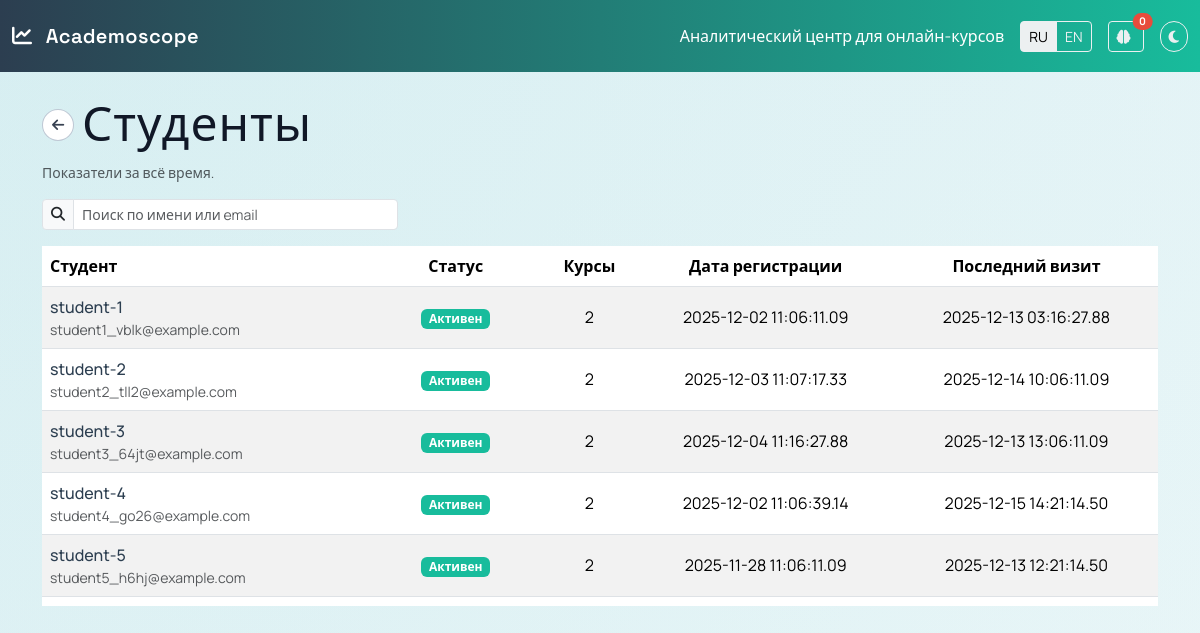
/students, run on the app's committed database.
### common/models.py (models this page shows)
class Student(Base):
    __tablename__ = "students"
    id = Column(Integer, primary_key=True, index=True)
    external_id = Column(String(255), unique=True, index=True, nullable=False)
    email = Column(String(255), nullable=True)
    events = relationship("Event", back_populates="student")

### services/dashboard/app.py (the view, shortened to what this page needs)
@app.route("/students")
def students_list():
    db = SessionLocal()
    period, start_at, period_label = _get_period()
    filters: list = []
    if start_at is not None:
        filters.append(Event.occurred_at >= start_at)
    rows = (
        db.query(
            Student.id,
            Student.external_id,
            Student.email,
            func.min(Event.occurred_at),
            func.max(Event.occurred_at),
            func.count(distinct(Event.course_id)),
        )
        .join(Event, Event.student_id == Student.id)
        .filter(*filters)
        .group_by(Student.id, Student.external_id, Student.email)
        .order_by(Student.id)
        .all()
    )
    students: list[dict] = []
    for (
        student_id,
        external_id,
        email,
        first_seen_at,
        last_seen_at,
        courses_count,
    ) in rows:
        status_label, status_code, status_badge_color = _get_student_status(last_seen_at)
        display_name = external_id
        students.append(
            {
                "id": student_id,
                "external_id": external_id,
                "email": email,
                "display_name": display_name,
                "status_label": status_label,
                "status_code": status_code,
                "status_badge_color": status_badge_color,
                "courses_count": courses_count or 0,
                "first_seen_at": _format_dt_short(first_seen_at),
                "last_seen_at": _format_dt_short(last_seen_at),
            }
        )
    return render_template(
        "students_list.html",
        students=students,
        period=period,
        period_label=period_label,
    )

### services/dashboard/app.py (called while the page is built)
def _get_student_status(last_seen_at: datetime | None) -> tuple[str, str, str]:
    status_label = "Нет данных"
    status_code = "no_data"
    status_badge_color = "secondary"
    if last_seen_at is not None:
        days_inactive = (datetime.utcnow() - last_seen_at).days
        if days_inactive <= 7:
            status_code = "active"
            status_label = "Активен"
            status_badge_color = "success"
        elif days_inactive <= 30:
            status_code = "inactive"
            status_label = "Неактивен"
            status_badge_color = "warning"
        else:
            status_code = "risk"
            status_label = "В группе риска"
            status_badge_color = "danger"
    return status_label, status_code, status_badge_color

def _format_dt_short(value: datetime | None) -> str | None:
    if value is None:
        return None
    text = value.strftime("%Y-%m-%d %H:%M:%S.%f")
    return text[:-4]

@app.teardown_appcontext
def remove_session(exception=None):  # type: ignore[override]
    SessionLocal.remove()

def _get_period() -> tuple[str, datetime | None, str]:
    period = request.args.get("period", "all")
    if period not in {"all", "7d", "30d"}:
        period = "all"
    start_at: datetime | None = None
    if period == "7d":
        start_at = datetime.utcnow() - timedelta(days=7)
    elif period == "30d":
        start_at = datetime.utcnow() - timedelta(days=30)
    period_label = {
        "all": "за всё время",
        "7d": "за последние 7 дней",
        "30d": "за последние 30 дней",
    }[period]
    return period, start_at, period_label

### services/dashboard/templates/students_list.html (shortened to what this page needs)
{% extends "base.html" %}
{% block content %}
  <div class="d-flex flex-wrap justify-content-between align-items-center mb-2">
    <div class="d-flex align-items-center gap-2">
      <a href="/" class="btn btn-sm acad-back-btn" aria-label="Назад">
        <i class="fa-solid fa-arrow-left"></i>
      </a>
      <h1
        class="mb-0"
        data-i18n-key="students.title"
      >
      </h1>
    </div>
  </div>
  <p class="text-muted small mb-3 js-period-label">Показатели {{ period_label }}.</p>
  {% if students %}
    <div class="row mb-3" data-aos="fade-up">
      <div class="col-12 col-md-6 col-lg-4">
        <div class="input-group input-group-sm">
          <span class="input-group-text">
            <i class="fa-solid fa-magnifying-glass"></i>
          </span>
          <input
            type="text"
            class="form-control"
            id="studentsSearchInput"
            placeholder="Поиск по имени или email"
            data-i18n-key="students.search.placeholder"
          />
        </div>
      </div>
    </div>
    <div class="table-responsive acad-table-scroll" data-aos="fade-up">
      <table class="table table-striped align-middle">
        <thead>
          <tr>
            <th data-i18n-key="students.table.student">Студент</th>
            <th class="text-center" data-i18n-key="students.table.status">Статус</th>
            <th class="text-center" data-i18n-key="students.table.courses">Курсы</th>
            <th class="text-center" data-i18n-key="students.table.first_seen">Дата регистрации</th>
            <th class="text-center" data-i18n-key="students.table.last_seen">Последний визит</th>
          </tr>
        </thead>
        <tbody class="js-students-tbody">
          {% for s in students %}
            <tr
              data-search-text="{{ (s.display_name ~ ' ' ~ (s.email or '') ~ ' ' ~ s.external_id)|lower }}"
            >
              <td>
                <a href="/students/{{ s.id }}">{{ s.display_name }}</a>
                {% if s.email %}
                  <div class="text-muted small">{{ s.email }}</div>
                {% endif %}
              </td>
              <td class="text-center">
                <span
                  class="badge bg-{{ s.status_badge_color }}"
                  data-i18n-key="student.status.{{ s.status_code }}"
                >
                </span>
              </td>
              <td class="text-center">
                {{ s.courses_count }}
              </td>
              <td class="text-center">
                {{ s.first_seen_at or "—" }}
              </td>
              <td class="text-center">
                {{ s.last_seen_at or "—" }}
              </td>
            </tr>
          {% endfor %}
        </tbody>
      </table>
    </div>
  {% else %}
    <p data-i18n-key="students.empty">
      Пока нет студентов в этой выборке.
    </p>
  {% endif %}
{% endblock %}

### services/dashboard/templates/base.html (shortened to what this page needs)
<!doctype html>
<html lang="en">
  <head>
    <link
      href="https://cdn.jsdelivr.net/npm/bootswatch@5.3.2/dist/flatly/bootstrap.min.css"
      rel="stylesheet"
    />
    <link
      rel="stylesheet"
      href="https://cdnjs.cloudflare.com/ajax/libs/font-awesome/6.5.2/css/all.min.css"
    />
    <link
      rel="stylesheet"
      href="https://cdnjs.cloudflare.com/ajax/libs/aos/2.3.4/aos.css"
    />
  </head>
  <body class="theme-light">
    <nav class="navbar navbar-expand-lg navbar-dark mb-4" style="background: linear-gradient(90deg, #2c3e50, #18bc9c);">
      <div class="container-fluid">
        <a class="navbar-brand fw-semibold" href="/">
          <i class="fa-solid fa-chart-line me-2"></i>
          Academoscope
        </a>
        <div class="d-flex align-items-center gap-3">
          <span
            class="navbar-text d-none d-md-inline text-light-50"
            data-i18n-key="nav.tagline"
          >
          </span>
          <div
            class="btn-group btn-group-sm d-none d-sm-inline-flex"
            role="group"
            aria-label="Language switcher"
          >
            <button
              type="button"
              class="btn btn-outline-light"
              data-lang-option
              data-lang="ru"
            >
              RU
            </button>
            <button
              type="button"
              class="btn btn-outline-light"
              data-lang-option
              data-lang="en"
            >
              EN
            </button>
          </div>
          <button
            class="btn btn-sm btn-outline-light position-relative"
            type="button"
            data-ai-scroll
          >
            <i class="fa-solid fa-brain me-1"></i>
            <span
              class="position-absolute top-0 start-100 translate-middle badge rounded-pill bg-danger"
            >
              0
            </span>
          </button>
          <button
            class="btn btn-sm btn-outline-light rounded-pill"
            type="button"
            data-theme-toggle
          >
            <i class="fa-solid fa-moon" data-theme-toggle-icon></i>
          </button>
        </div>
      </div>
    </nav>
    <main class="container mb-5" data-current-period="{{ period|default('all') }}">
      {% block content %}{% endblock %}
    </main>
  </body>
</html>

### services/dashboard/templates/base.html (style rules this page uses)
body { position: relative; min-height: 100vh; overflow-x: hidden; transition: background-color 0.3s ease, color 0.3s ease; font-family: "Manrope", "Inter", system-ui, -apple-system, BlinkMacSystemFont, "Segoe UI", sans-serif; }
body::before { content: ""; position: fixed; inset: 0; z-index: -1; transition: opacity 0.3s ease, background 0.3s ease; }
body.theme-light { background-color: #f5f5f7; color: #111827; }
body.theme-light::before { background: radial-gradient(circle at 0% 0%, #18bc9c1a 0, transparent 45%), radial-gradient(circle at 100% 100%, #3498db1a 0, transparent 50%), linear-gradient(135deg, #ecf4fb 0%, #ffffff 50%, #f5f5f7 100%); opacity: 1; }
h1, h2, h3, h4, h5, h6, .navbar-brand { font-family: "Space Grotesk", system-ui, -apple-system, BlinkMacSystemFont, "Segoe UI", sans-serif; letter-spacing: 0.02em; }
.table a { position: relative; text-decoration: none; font-weight: 500; color: inherit; transition: color 0.2s ease, transform 0.18s ease, box-shadow 0.18s ease; }
body.theme-light .table a { color: #2c3e50; }
.acad-table-scroll { max-height: 360px; overflow-y: auto; }
.acad-table-scroll table { margin-bottom: 0; }
.acad-back-btn { border-radius: 999px; width: 32px; height: 32px; display: inline-flex; align-items: center; justify-content: center; padding: 0; border-width: 1px; }
body.theme-light .acad-back-btn { border-color: rgba(148, 163, 184, 0.6); color: #374151; background-color: #ffffff; }

### data on the page
Student: display_name "student-1", email "student1_vblk@example.com", courses_count "2", first_seen_at "2025-12-02 11:06:11.09", last_seen_at "2025-12-13 03:16:27.88"
Student: display_name "student-2", email "student2_tll2@example.com", courses_count "2", first_seen_at "2025-12-03 11:07:17.33", last_seen_at "2025-12-14 10:06:11.09"
Student: display_name "student-3", email "student3_64jt@example.com", courses_count "2", first_seen_at "2025-12-04 11:16:27.88", last_seen_at "2025-12-13 13:06:11.09"
Student: display_name "student-4", email "student4_go26@example.com", courses_count "2", first_seen_at "2025-12-02 11:06:39.14", last_seen_at "2025-12-15 14:21:14.50"
Student: display_name "student-5", email "student5_h6hj@example.com", courses_count "2", first_seen_at "2025-11-28 11:06:11.09", last_seen_at "2025-12-13 12:21:14.50"
